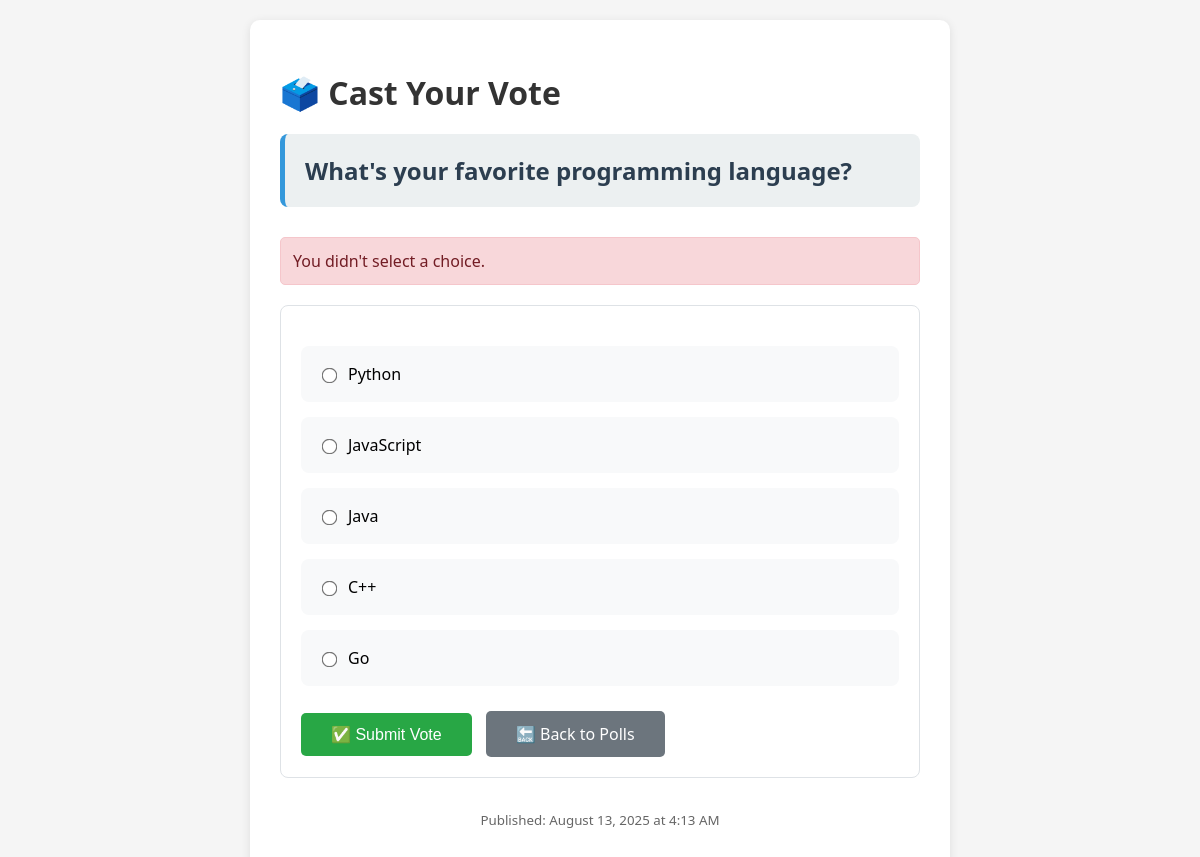
The page /polls/1/vote/ on the database its author committed.
### polls/models.py (models this page shows, shortened)
class Question(models.Model):
    question_text = models.CharField(max_length=200)
    pub_date = models.DateTimeField("date published")

class Choice(models.Model):
    question = models.ForeignKey(Question, on_delete=models.CASCADE, related_name="choices")
    choice_text = models.CharField(max_length=200)
    votes = models.IntegerField(default=0)

### polls/views.py (the view)
# urls.py: path("<int:question_id>/vote/", views.vote, name="vote"),
def vote(request, question_id):
    question = get_object_or_404(Question, pk=question_id)
    try:
        selected_choice = question.choices.get(pk=request.POST["choice"])
    except (KeyError, Choice.DoesNotExist):
        messages.error(request, "You didn't select a choice.")
        return render(request, "polls/detail.html", {"question": question})
    else:
        selected_choice.votes += 1
        selected_choice.save()
        messages.success(request, "Your vote has been recorded!")
        return HttpResponseRedirect(reverse("polls:results", args=(question.id,)))

### polls/templates/polls/detail.html (shortened to what this page needs)
<!DOCTYPE html>
<html lang="en">
  <head>
  </head>
  <body>
    <div class="container">
      <h1>🗳️ Cast Your Vote</h1>
      <div class="question-text">{{ question.question_text }}</div>
      {% if messages %}
      <div class="messages">
        {% for message in messages %}
        <div class="alert alert-{{ message.tags }}">{{ message }}</div>
        {% endfor %}
      </div>
      {% endif %}
      <form
        action="{% url 'polls:vote' question.id %}"
        method="post"
        class="vote-form"
      >
        <div class="choices">
          {% for choice in question.choices.all %}
          <div class="choice-item">
            <label>
              <input
                type="radio"
                name="choice"
                id="choice{{ forloop.counter }}"
                value="{{ choice.id }}"
              />
              {{ choice.choice_text }}
            </label>
          </div>
          {% endfor %}
        </div>
        <div style="margin-top: 25px">
          <button type="submit" class="btn">✅ Submit Vote</button>
          <a href="{% url 'polls:index' %}" class="btn btn-secondary"
            >🔙 Back to Polls</a
          >
        </div>
      </form>
      <div class="navigation">
        <p style="color: #666; margin-top: 20px">
          <small
            >Published: {{ question.pub_date|date:"F d, Y \a\t g:i A" }}</small
          >
        </p>
      </div>
    </div>
  </body>
</html>

### polls/templates/polls/detail.html (style rules this page uses)
body { font-family: "Segoe UI", Tahoma, Geneva, Verdana, sans-serif; max-width: 700px; margin: 0 auto; padding: 20px; background-color: #f5f5f5; }
.container { background: white; padding: 30px; border-radius: 10px; box-shadow: 0 2px 10px rgba(0, 0, 0, 0.1); }
h1 { color: #333; margin-bottom: 20px; }
.question-text { font-size: 24px; font-weight: 600; color: #2c3e50; margin-bottom: 30px; padding: 20px; background: #ecf0f1; border-radius: 8px; border-left: 5px solid #3498db; }
.choices { margin: 20px 0; }
.choice-item { margin: 15px 0; padding: 15px; background: #f8f9fa; border-radius: 8px; border: 2px solid transparent; transition: all 0.3s; }
.choice-item input[type="radio"] { margin-right: 12px; transform: scale(1.2); }
.choice-item label { font-size: 16px; cursor: pointer; display: flex; align-items: center; }
.btn { background-color: #28a745; color: white; padding: 12px 30px; border: none; border-radius: 5px; font-size: 16px; cursor: pointer; margin-right: 10px; transition: background-color 0.3s; }
.btn-secondary { background-color: #6c757d; text-decoration: none; display: inline-block; text-align: center; }
.messages { margin-bottom: 20px; }
.alert { padding: 12px; border-radius: 5px; margin-bottom: 10px; }
.alert-error { background-color: #f8d7da; color: #721c24; border: 1px solid #f5c6cb; }
.navigation { margin-top: 30px; text-align: center; }
.vote-form { background: #fff; padding: 20px; border-radius: 8px; border: 1px solid #dee2e6; }

### rows shown on the page
Question: question_text "What's your favorite programming language?", pub_date "August 13, 2025 at 4:13 AM"
Choice: choice_text "Python"
Choice: choice_text "JavaScript"
Choice: choice_text "Java"
Choice: choice_text "C++"
Choice: choice_text "Go"

### other values the page prints
{{ message }} "You didn't select a choice."
